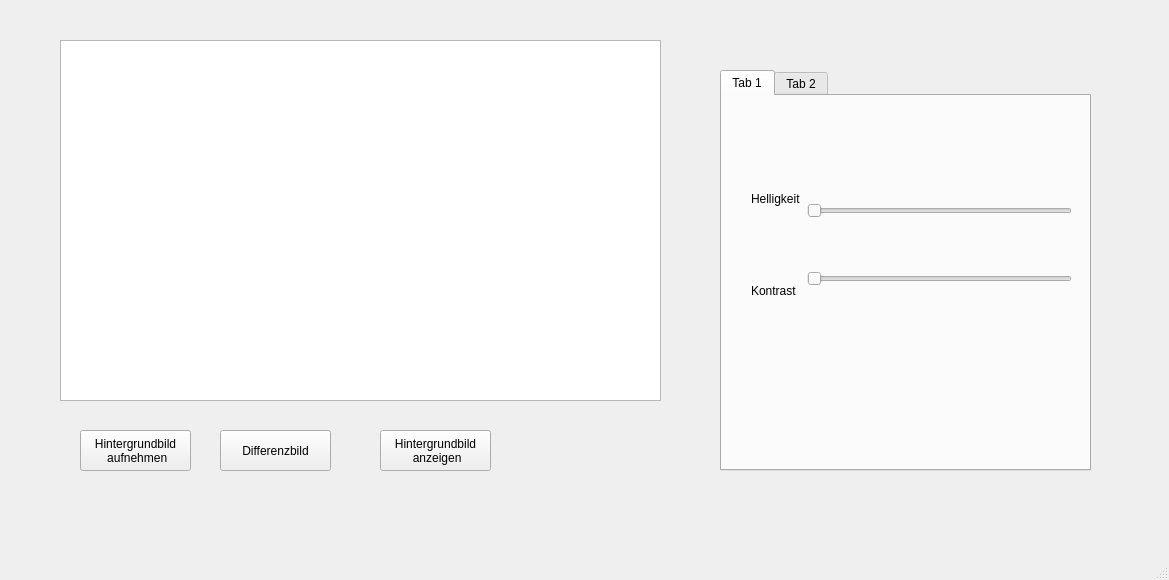
<?xml version="1.0" encoding="UTF-8"?>
<ui version="4.0">
 <class>MainWindow</class>
 <widget class="QMainWindow" name="MainWindow">
  <property name="geometry">
   <rect>
    <x>0</x>
    <y>0</y>
    <width>1169</width>
    <height>580</height>
   </rect>
  </property>
  <property name="windowTitle">
   <string>MainWindow</string>
  </property>
  <widget class="QWidget" name="centralwidget">
   <widget class="QGraphicsView" name="graphicsView">
    <property name="geometry">
     <rect>
      <x>60</x>
      <y>40</y>
      <width>601</width>
      <height>361</height>
     </rect>
    </property>
   </widget>
   <widget class="QPushButton" name="pushButton">
    <property name="geometry">
     <rect>
      <x>80</x>
      <y>430</y>
      <width>111</width>
      <height>41</height>
     </rect>
    </property>
    <property name="text">
     <string>Hintergrundbild 
 aufnehmen</string>
    </property>
   </widget>
   <widget class="QTabWidget" name="tabWidget">
    <property name="geometry">
     <rect>
      <x>720</x>
      <y>70</y>
      <width>371</width>
      <height>401</height>
     </rect>
    </property>
    <property name="currentIndex">
     <number>0</number>
    </property>
    <widget class="QWidget" name="tab">
     <attribute name="title">
      <string>Tab 1</string>
     </attribute>
     <widget class="QWidget" name="horizontalLayoutWidget">
      <property name="geometry">
       <rect>
        <x>19</x>
        <y>60</y>
        <width>331</width>
        <height>178</height>
       </rect>
      </property>
      <layout class="QHBoxLayout" name="horizontalLayout">
       <property name="spacing">
        <number>6</number>
       </property>
       <property name="leftMargin">
        <number>10</number>
       </property>
       <item>
        <layout class="QVBoxLayout" name="verticalLayout_4">
         <item>
          <widget class="QLabel" name="label_2">
           <property name="text">
            <string>Helligkeit</string>
           </property>
          </widget>
         </item>
         <item>
          <widget class="QLabel" name="label">
           <property name="text">
            <string>Kontrast</string>
           </property>
          </widget>
         </item>
        </layout>
       </item>
       <item>
        <layout class="QVBoxLayout" name="verticalLayout">
         <item>
          <widget class="QSlider" name="horizontalSlider">
           <property name="orientation">
            <enum>Qt::Horizontal</enum>
           </property>
          </widget>
         </item>
         <item>
          <widget class="QSlider" name="horizontalSlider_2">
           <property name="orientation">
            <enum>Qt::Horizontal</enum>
           </property>
          </widget>
         </item>
        </layout>
       </item>
      </layout>
     </widget>
    </widget>
    <widget class="QWidget" name="tab_2">
     <attribute name="title">
      <string>Tab 2</string>
     </attribute>
     <widget class="QWidget" name="horizontalLayoutWidget_2">
      <property name="geometry">
       <rect>
        <x>10</x>
        <y>30</y>
        <width>331</width>
        <height>178</height>
       </rect>
      </property>
      <layout class="QHBoxLayout" name="horizontalLayout_2">
       <property name="spacing">
        <number>6</number>
       </property>
       <property name="leftMargin">
        <number>10</number>
       </property>
       <item>
        <layout class="QVBoxLayout" name="verticalLayout_5">
         <item>
          <widget class="QLabel" name="label_3">
           <property name="text">
            <string>Helligkeit</string>
           </property>
          </widget>
         </item>
         <item>
          <widget class="QLabel" name="label_4">
           <property name="text">
            <string>Kontrast</string>
           </property>
          </widget>
         </item>
        </layout>
       </item>
       <item>
        <layout class="QVBoxLayout" name="verticalLayout_6">
         <item>
          <widget class="QSlider" name="horizontalSlider_3"/>
         </item>
         <item>
          <widget class="QSlider" name="horizontalSlider_4"/>
         </item>
        </layout>
       </item>
      </layout>
     </widget>
    </widget>
   </widget>
   <widget class="QPushButton" name="pushButton_2">
    <property name="geometry">
     <rect>
      <x>220</x>
      <y>430</y>
      <width>111</width>
      <height>41</height>
     </rect>
    </property>
    <property name="text">
     <string>Differenzbild</string>
    </property>
   </widget>
   <widget class="QPushButton" name="pushButton_3">
    <property name="geometry">
     <rect>
      <x>380</x>
      <y>430</y>
      <width>111</width>
      <height>41</height>
     </rect>
    </property>
    <property name="text">
     <string>Hintergrundbild 
 anzeigen</string>
    </property>
   </widget>
  </widget>
  <widget class="QMenuBar" name="menubar">
   <property name="geometry">
    <rect>
     <x>0</x>
     <y>0</y>
     <width>1169</width>
     <height>21</height>
    </rect>
   </property>
  </widget>
  <widget class="QStatusBar" name="statusbar"/>
 </widget>
 <resources/>
 <connections/>
</ui>
